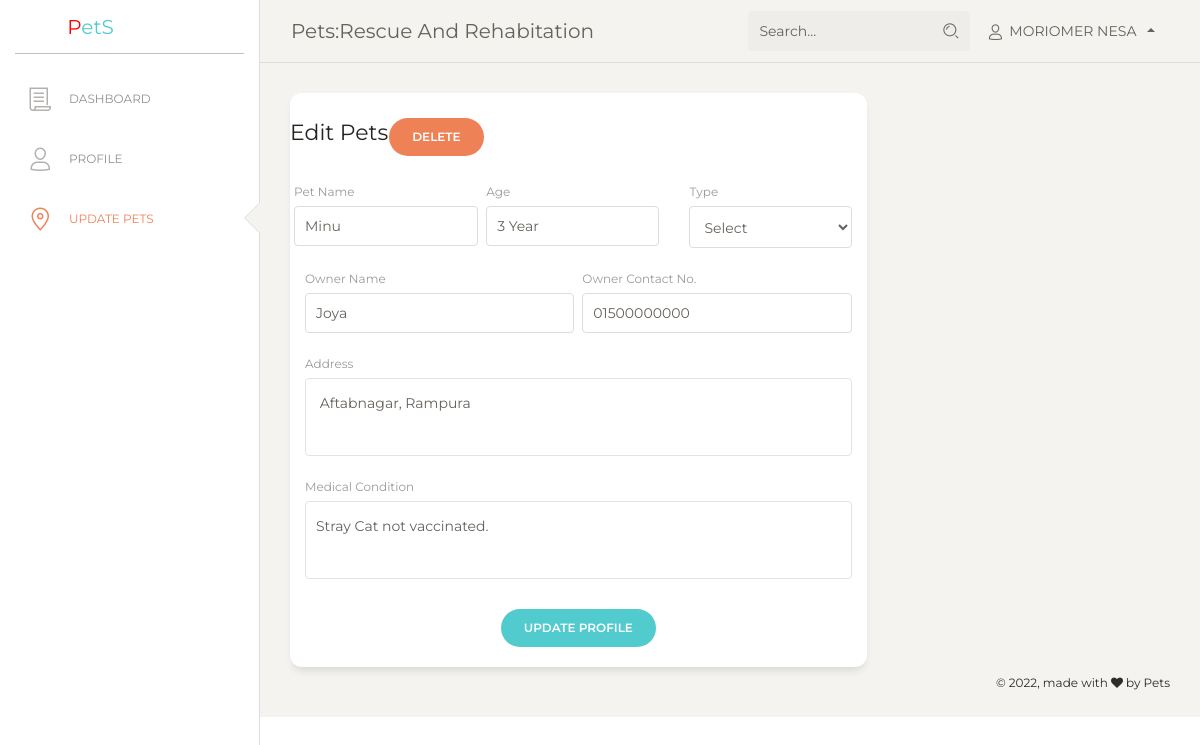
Page /admin/update_pets.php?id=2 (signed in) on the committed database.
### tables this page shows
CREATE TABLE `pet_info` (
  `id` int(11) NOT NULL,
  `pet_name` varchar(30) DEFAULT NULL,
  `pet_age` varchar(10) DEFAULT NULL,
  `pet_photo` varchar(300) DEFAULT NULL,
  `pet_gender` varchar(10) DEFAULT NULL,
  `pet_type` varchar(20) DEFAULT NULL,
  `pet_owner` varchar(30) DEFAULT NULL,
  `contact_no` varchar(15) DEFAULT NULL,
  `address` varchar(200) DEFAULT NULL,
  `medical_condition` varchar(300) DEFAULT NULL,
  `adoption_status` varchar(20) DEFAULT 'unadopted'
);

### admin/update_pets.php (the view, shortened to what this page needs)
<?php
include "includes/header.php";
include "../adoption/config.php";
if(isset($_GET['id'])){
    $id = $_GET['id'];
    $sql = 'SELECT * FROM pet_info WHERE id = '.$id;
    $result = mysqli_query($conn,$sql);
    $pet = mysqli_fetch_assoc($result);
}
?>
<body class="">
    <div class="wrapper ">
        <div class="sidebar" data-color="white" data-active-color="danger">
            <div class="logo">
                <a href="https://www.creative-tim.com" class="simple-text logo-mini">
                </a>
                <a class="navbar-brand" href="../index.php" rel="tooltip" title="Rescue and Rehabitation"
                    data-placement="bottom" target="_blank">
                    <span class="pt-3 mt-n5" style="color: red;">P</span>etS
                </a>
            </div>
            <div class="sidebar-wrapper">
                <ul class="nav">
                    <li>
                        <a href="index.php">
                            <i class="nc-icon nc-paper"></i>
                            <p>Dashboard</p>
                        </a>
                    </li>
                    <li>
                        <a href="javascript:;">
                            <i class="nc-icon nc-single-02"></i>
                            <p>Profile</p>
                        </a>
                    </li>
                    <li class="active ">
                        <a href="javascript:;">
                            <i class="nc-icon nc-pin-3"></i>
                            <p>Update Pets</p>
                        </a>
                    </li>
                </ul>
            </div>
        </div>
        <div class="main-panel">
            <nav class="navbar navbar-expand-lg navbar-absolute fixed-top navbar-transparent">
                <div class="container-fluid">
                    <div class="navbar-wrapper">
                        <a class="navbar-brand" href="javascript:;">Pets:Rescue and Rehabitation</a>
                    </div>
                    <div class="collapse navbar-collapse justify-content-end" id="navigation">
                        <form>
                            <div class="input-group no-border">
                                <input type="text" value="" class="form-control" placeholder="Search...">
                                <div class="input-group-append">
                                    <div class="input-group-text">
                                        <i class="nc-icon nc-zoom-split"></i>
                                    </div>
                                </div>
                            </div>
                        </form>
                        <ul class="navbar-nav">
                            <li class="nav-item btn-rotate dropdown">
                                <a class="nav-link dropdown-toggle" href="#" id="navbarDropdownMenuLink"
                                    data-toggle="dropdown" aria-haspopup="true" aria-expanded="true">
                                    <i class="nc-icon nc-single-02"></i>
                                    <?php echo $_SESSION['name']; ?>
                                </a>
                            </li>
                        </ul>
                    </div>
                </div>
            </nav>
            <div class="content">
                <div class="row">
                    <div class="col-md-8">
                        <div class="card card-user">
                            <div class="card-header">
                                <div class='row'>
                                    <h5 class="card-title">Edit Pets</h5>
                                    <a href ="delete.php?id=<?php echo $pet['id']; ?>" class="btn btn-danger btn-round">Delete</a>
                                </div>
                            </div>
                            <div class="card-body">
                                <form action='update_pet_info.php' method='POST'>
                                    <div class="row">
                                        <div class="col-md-4 px-1">
                                            <div class="form-group">
                                                <label>Pet Name</label>
                                                <input type="text" name='name' class="form-control"
                                                    placeholder="Username" value="<?php echo $pet['pet_name']; ?>">
                                            </div>
                                        </div>
                                        <div class="col-md-4 pl-1">
                                            <div class="form-group">
                                                <label for="exampleInputEmail1">Age</label>
                                                <input type="text" name='age' class="form-control"
                                                    value="<?php echo $pet['pet_age']; ?>">
                                            </div>
                                        </div>
                                        <div class="col-md-4">
                                            <div class="form-group">
                                                <label>Type</label>
                                                <select name="type" id="role" class="form-control">
                                                    <option value="">Select</option>
                                                </select>
                                            </div>
                                        </div>
                                    </div>
                                    <div class="row">
                                        <div class="col-md-6 pr-1">
                                            <div class="form-group">
                                                <label>Owner Name</label>
                                                <input type="text" name='owner' class="form-control"
                                                    placeholder="Company" value="<?php echo $pet['pet_owner']; ?>">
                                            </div>
                                        </div>
                                        <div class="col-md-6 pl-1">
                                            <div class="form-group">
                                                <label>Owner Contact No.</label>
                                                <input type="text" name='owner_no' class="form-control"
                                                    placeholder="Last Name" value="<?php echo $pet['contact_no']; ?>">
                                            </div>
                                        </div>
                                    </div>
                                    <div class="row">
                                        <div class="col-md-12">
                                            <div class="form-group">
                                                <label>Address</label>
                                                <textarea name='address'
                                                    class="form-control textarea"> <?php echo $pet['address']; ?> </textarea>
                                            </div>
                                        </div>
                                    </div>
                                    <div class="row">
                                        <div class="col-md-12">
                                            <div class="form-group">
                                                <label>Medical Condition</label>
                                                <textarea name='medical'
                                                    class="form-control textarea"><?php echo $pet['medical_condition']; ?></textarea>
                                            </div>
                                        </div>
                                    </div>
                                    <div class="row">
                                        <div class="update ml-auto mr-auto">
                                            <button type="submit" name='submit' class="btn btn-primary btn-round">Update
                                                Profile</button>
                                        </div>
                                    </div>
                                </form>
                            </div>
                        </div>
                    </div>
                </div>
            </div>
            <?php include "includes/footer.php"; ?>

### rows in the picture
pet_info: name "Minu", age "3 Year", owner "Joya", owner_no "01500000000", address "Aftabnagar, Rampura", medical "Stray Cat not vaccinated."

### other values in the picture
$_SESSION['name'] "MORIOMER NESA"
